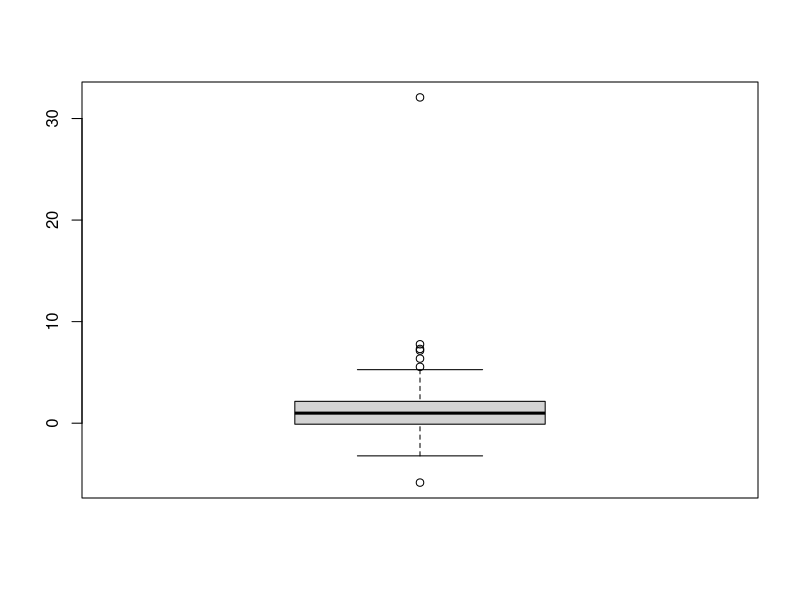
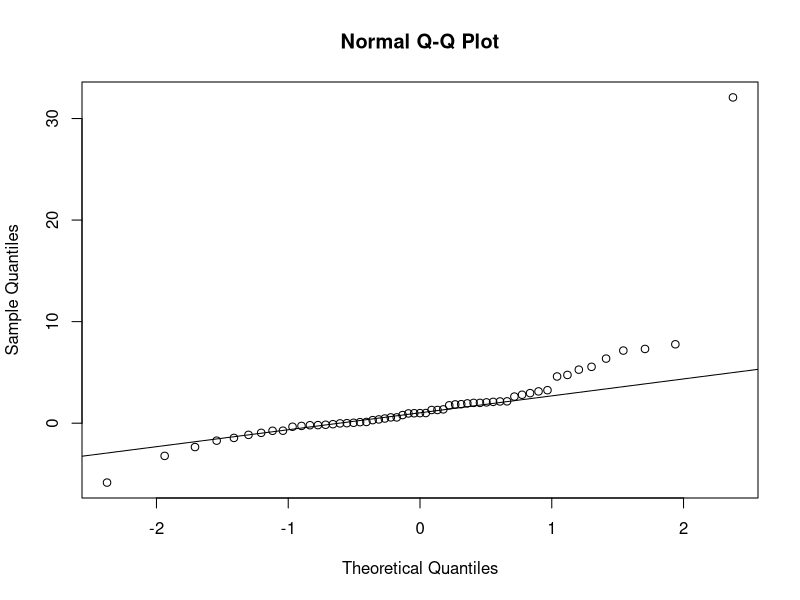
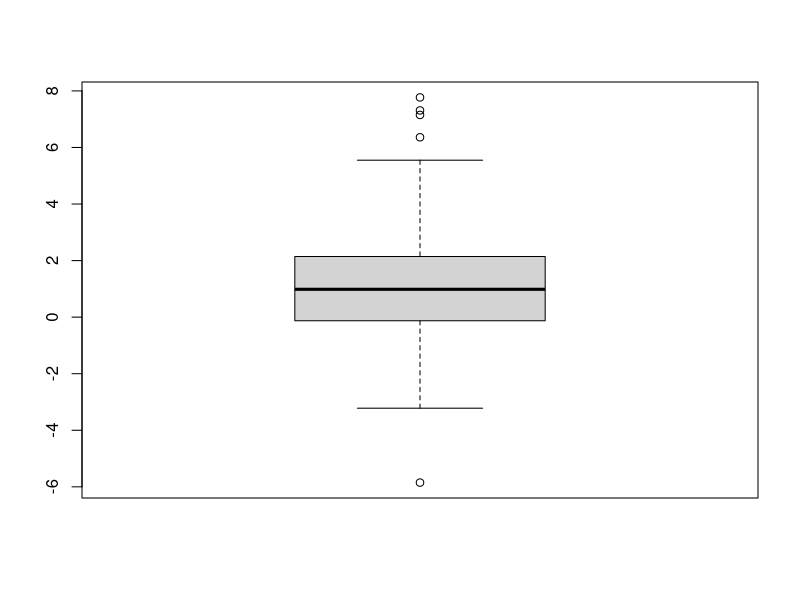
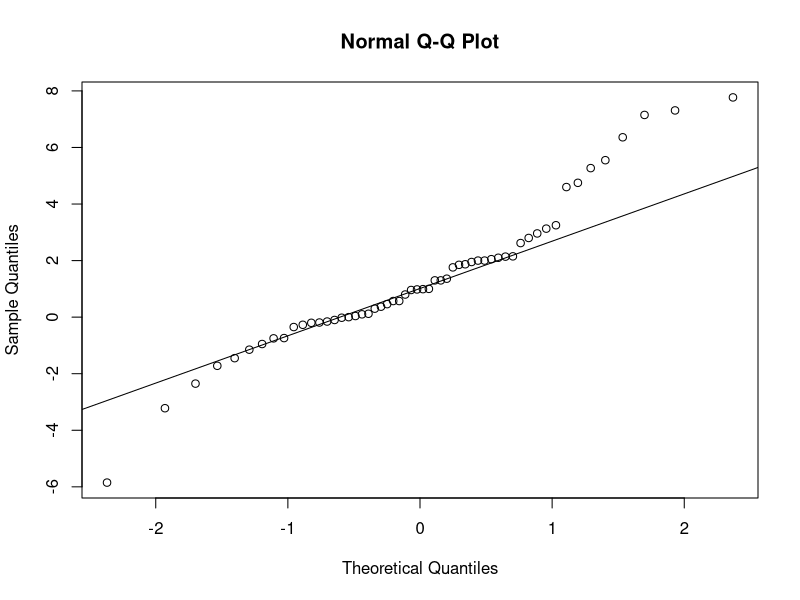
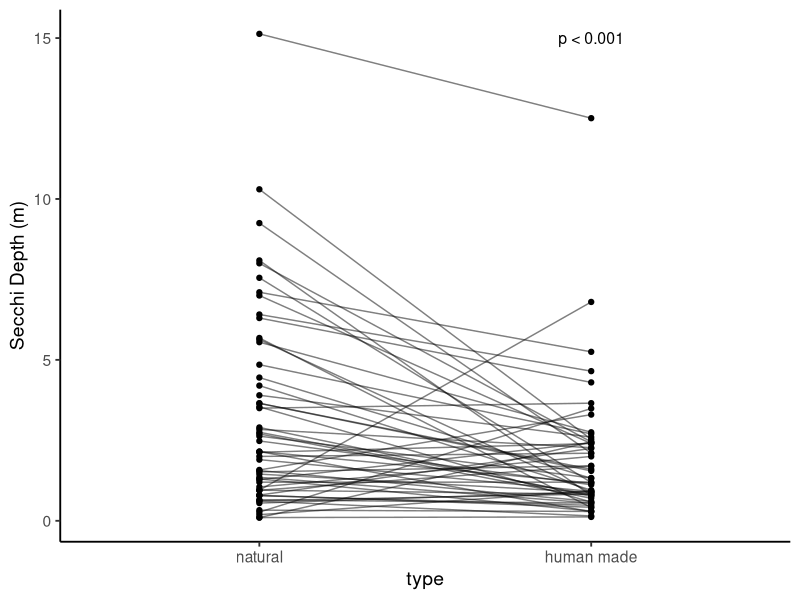
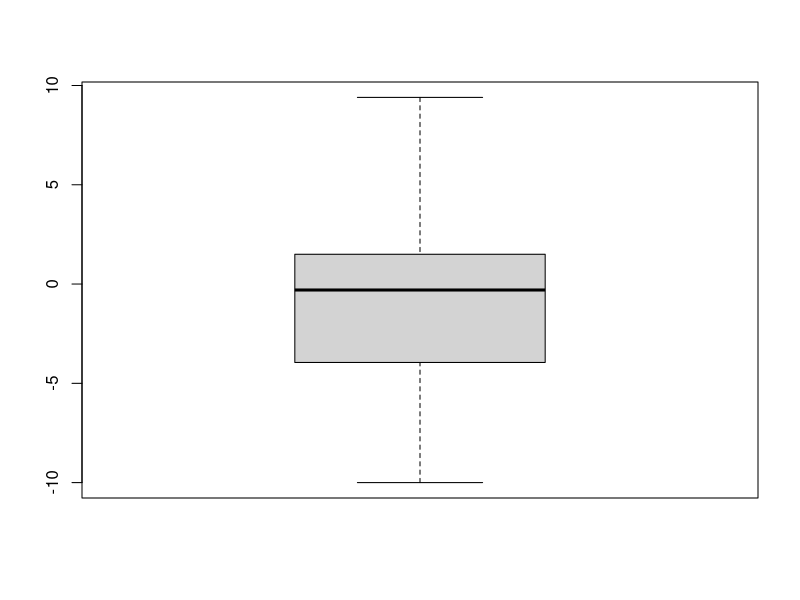
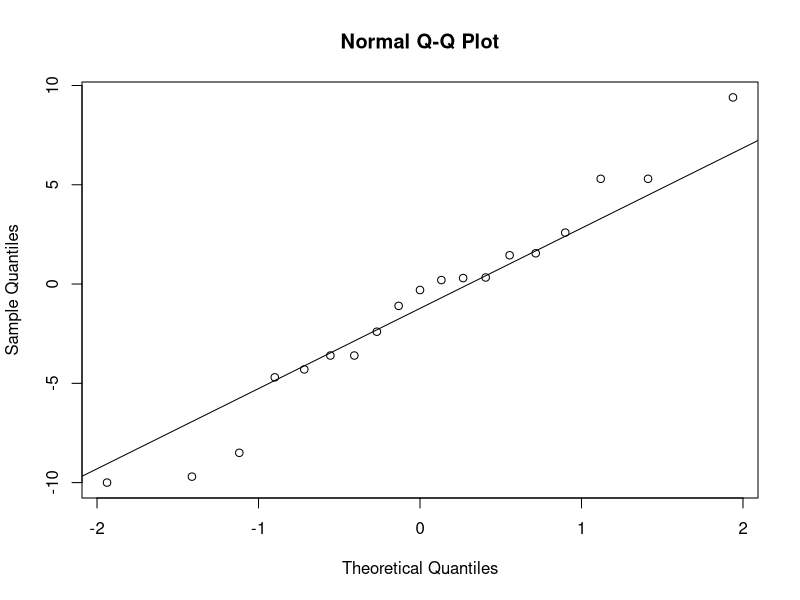
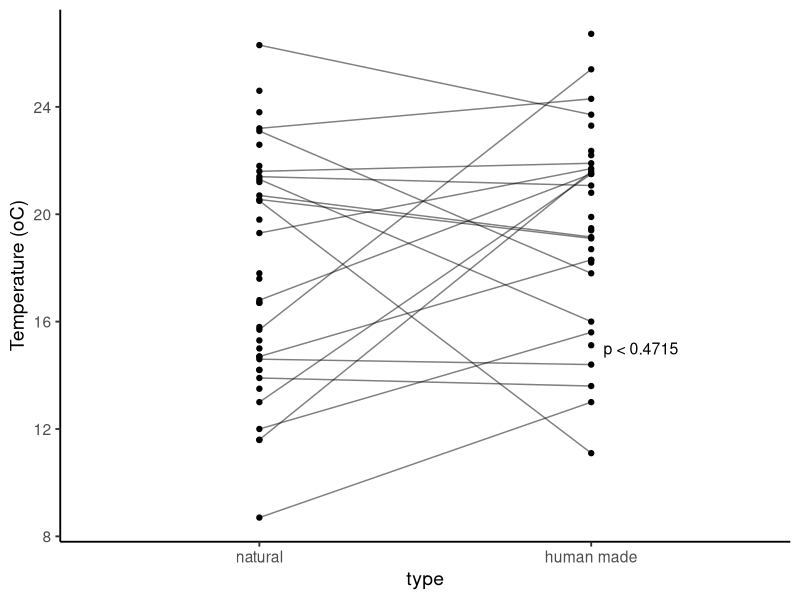

These figures' R source, in order:
#### Lake Pairs Analysis ####
# code generated by jrc     #
# data generated by ks      #
#############################

lp <- read.csv("Data/NLA_lakepairs_50km.csv")
names(lp)
# Columns 1 - 63 include reservoir info
# Columns 64 - 138 include lake info

# Add identifier for pairs
lp$pairs <- seq(1:66)

# Reservoirs of interest
res <- cbind(lp$pairs, as.character(lp$ManMadeSITE_ID))
res <- as.data.frame(res)
# list of res names
res.names <- unique(res[,2])

# Lakes of interest
lakes <- cbind(lp$pairs, as.character(lp$SITE_ID))
lakes <- as.data.frame(lakes)
# list of lake names
lakes.names <- unique(lakes[,2])

pairs <- rbind(res, lakes)
colnames(pairs) <- c("PAIR_ID", "SITE_ID")

# What is different between man-made and natural lakes using pairs within
# 50 km?

# Part 1. secchi disk depth
secchi <- read.csv("Data/NLA2007_secchi.csv") #secchi data

res.secchi <- subset(secchi, SITE_ID %in% res.names)
lakes.secchi <- subset(secchi, SITE_ID %in% lakes.names)

# there are multiple records of secchi for some sites
# so, taking average of multiple readings
library(plyr)
library(reshape2)
res.secmean <- ddply(res.secchi, .(SITE_ID), summarize,
                     secmean = mean(SECMEAN))
res.secmean$type <- rep("reservoir")
lakes.secmean <- ddply(lakes.secchi, .(SITE_ID), summarize,
                      secmean = mean(SECMEAN))
lakes.secmean$type <- rep("lakes")

# combine secchi datasets into one long dataframe
secmean <- rbind(res.secmean, lakes.secmean)

# Combine all info into one dataframe
sdata <- merge(pairs, secmean, by="SITE_ID")

# Cast data to wide for stats comparisons
sdata.wide <- dcast(sdata, PAIR_ID ~ type, value.var = "secmean")

# Statistical comparison of secchi depths using Paired T-test
# First, check for normality
sdata.wide$x <- sdata.wide$lakes - sdata.wide$reservoir
boxplot(sdata.wide$x)
qqnorm(sdata.wide$x)
qqline(sdata.wide$x)
# outlier in the data, drop from dataset
sdata.out <- sdata.wide[(sdata.wide$x < 30), ]
# Now, check
boxplot(sdata.out$x)
qqnorm(sdata.out$x)
qqline(sdata.out$x)
shapiro.test(sdata.out$x) # still not normally distributed. Therefore, non-param test
# Wilcoxon Signed Rank Test
wilcox.test(sdata.out$lakes, sdata.out$reservoir, paired=TRUE)
# V = 1225, p-value = 0.00014

# Now, plot! 
library(ggplot2)
# first, prep the data
sdata.long <- melt(sdata.out[,1:3], id.vars="PAIR_ID", variable.name = "type", value.name="secmean")
sdata.long <- sdata.long[complete.cases(sdata.long),] # I don't know why incomplete cases are generated, but this gets rid of them
sec.plot <- ggplot(sdata.long, aes(x=type, y=secmean, group=PAIR_ID)) +
  geom_line(alpha=0.5) +
  geom_point() +
  theme_classic(14) +
  ylab("Secchi Depth (m)") +
  scale_x_discrete(breaks = c("lakes", "reservoir"), 
                   labels = c("natural", "human made"))
sec.plot +   annotate(geom = "text", label = "p < 0.001", x=2, y=15, size=4)


##################################################
# temperature (more difficult to interpret, tho) #
##################################################

# Part 1. secchi disk depth
temp <- read.csv("Data/NLA2007_temp.csv") #temp data
temp1 <- subset(temp, DEPTH == 5) # select only 5 m depth

res.temp<- subset(temp1, SITE_ID %in% res.names)
lakes.temp <- subset(temp1, SITE_ID %in% lakes.names)

# there are multiple records of temp for some sites
# so, taking average of multiple readings
library(plyr)
library(reshape2)
res.tempmean <- ddply(res.temp, .(SITE_ID), summarize,
                     tempmean = mean(TEMP_FIELD))
res.tempmean$type <- rep("reservoir")
lakes.tempmean <- ddply(lakes.temp, .(SITE_ID), summarize,
                       tempmean = mean(TEMP_FIELD))
lakes.tempmean$type <- rep("lakes")

# combine temp datasets into one long dataframe
ctemp <- rbind(res.tempmean, lakes.tempmean)

# Combine all info into one dataframe
tdata <- merge(pairs, ctemp, by="SITE_ID")

# Cast data to wide for stats comparisons
tdata.wide <- dcast(tdata, PAIR_ID ~ type, value.var = "tempmean")

# Statistical comparison of secchi depths using Paired T-test
# First, check for normality
tdata.wide$x <- tdata.wide$lakes - tdata.wide$reservoir
boxplot(tdata.wide$x)
qqnorm(tdata.wide$x)
qqline(tdata.wide$x)
shapiro.test(tdata.wide$x) 
# Normally distributed, so using a t-distribution

t.test(tdata.wide$lakes, tdata.wide$reservoir, paired=TRUE)
# t = -0.72529, df = 54, p-value = 0.4715 (for 1 m depth)
# t = -0.97688, df = 18, p = 0.3416 (for 5 m depth)

# Now, plot! 
library(ggplot2)
# first, prep the data
tdata.long <- melt(tdata.wide[,1:3], id.vars="PAIR_ID", variable.name = "type", value.name="tempmean")
tdata.long <- tdata.long[complete.cases(tdata.long),] # I don't know why incomplete cases are generated, but this gets rid of them
t.plot <- ggplot(tdata.long, aes(x=type, y=tempmean, group=PAIR_ID)) +
  geom_line(alpha=0.5) +
  geom_point() +
  theme_classic(14) +
  ylab("Temperature (oC)") +
  scale_x_discrete(breaks = c("lakes", "reservoir"), 
                   labels = c("natural", "human made"))
t.plot +   annotate(geom = "text", label = "p < 0.4715", x=2.15, y=15, size=4)

########################################
# Catchment area : lake area- boxplots #
########################################

basin <- read.csv("Data/NLA2007_basin.csv")
area <- read.csv("Data/NLA2007_lakes.csv")
catch <- merge(basin, area, by = "SITE_ID") # only merges if SITE_ID is in both files

res.catch<- subset(catch, SITE_ID %in% res.names)
res.catch$type <- rep("reservoir")
lakes.catch <- subset(catch, SITE_ID %in% lakes.names)
lakes.catch$type <- rep("lake")

# combine temp datasets into one long dataframe
c.catch <- rbind(res.catch, lakes.catch)

# Combine all info into one dataframe
cdata <- merge(pairs, c.catch, by="SITE_ID")
cdata$CA_LA <- cdata$BASINAREA_KM2/cdata$LAKEAREA # lake area in km^2

# Cast data to wide for stats comparisons
# Using average here because some lakes listed multiple times.
cdata.wide <- dcast(cdata, PAIR_ID ~ type, value.var = "CA_LA", fun.aggregate = mean)

# Statistical comparison of secchi depths using Paired T-test
# First, check for normality
cdata.wide$x <- cdata.wide$lake - cdata.wide$reservoir
hist(cdata.wide$x)
boxplot(cdata.wide$x)
qqnorm(cdata.wide$x)
qqline(cdata.wide$x)
shapiro.test(cdata.wide$x) 
# Not-Normally distributed
# Wilcoxon Signed Rank Test
wilcox.test(cdata.wide$lake, cdata.wide$reservoir, paired=TRUE)
# V = 742, p-value = 0.0204

# Now, plot! 
library(ggplot2)
# first, prep the data
cdata.long <- melt(cdata.wide[,1:3], id.vars="PAIR_ID", variable.name = "type", value.name="CA_LAratio")
cdata.long <- cdata.long[complete.cases(cdata.long),] # I don't know why incomplete cases are generated, but this gets rid of them
tapply(X = cdata.long$CA_LAratio, INDEX = cdata.long$type, FUN = mean)
c.plot <- ggplot(cdata.long, aes(x=type, y=CA_LAratio, group=PAIR_ID)) +
  geom_line(alpha=0.5) +
  geom_point() +
  theme_classic(14) +
  ylab("Catchment Area : Lake Area") +
  scale_x_discrete(breaks = c("lake", "reservoir"), 
                   labels = c("natural", "human made")) +
  scale_y_log10()
c.plot +   annotate(geom = "text", label = "p < 0.05", x=2.15, y=15, size=4)

##############################################################
# scatter plot of secchi disk by catchment area : lake area  #
# with distintion between man-made and natural lake          #
##############################################################

# Merge needed data files
sec_CALA <- merge(secchi, catch, by = "SITE_ID")

# Subset pairs of lakes and add identifier
res.sc<- subset(sec_CALA, SITE_ID %in% res.names)
res.sc$type <- rep("reservoir")
lakes.sc <- subset(sec_CALA, SITE_ID %in% lakes.names)
lakes.sc$type <- rep("lake")

# combine datasets into one long dataframe
sc.catch <- rbind(res.sc, lakes.sc)

# Combine all info into one dataframe
scdata <- merge(pairs, sc.catch, by="SITE_ID")
scdata$CA_LA <- scdata$BASINAREA_KM2/scdata$LAKEAREA # lake area in km^2

# ANOVA of Secchi and CA_LA across all sites
library(lme4)
mod <- lmer(SECMEAN ~ CA_LA + (1|PAIR_ID), data=scdata)
summary(mod)
anova(mod)

# Now, plot! 
library(ggplot2)
sc.plot <- ggplot(scdata, aes(x=CA_LA, y=SECMEAN, group=PAIR_ID)) +
  geom_point() +
  theme_classic(14) +
  scale_y_log10() +
  scale_x_log10() +
  geom_line(alpha=0.5)
sc.plot 

